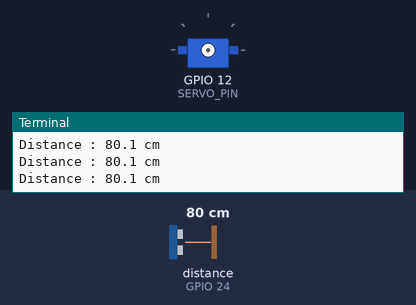
Recording of a program running on a simulated Raspberry Pi (BCM pin numbers). On the bench: servo, the last lines printed to the terminal. The inputs (shaded band) are chosen by the test bench; at power-on: distance to the obstacle (sensor on GPIO 24) 80 cm. The echo pulse lasts 58.3 µs per cm; servo angles are drawn from the pulse width (0.5 ms = 0°, 2.5 ms = 180°); the clock reads 2024-03-15 10:24:30 at power-on unless the program sets it.

Above: at 3.2 s.
3.3 s: distance to the obstacle (sensor on GPIO 24) set to 6 cm
4.8 s: distance to the obstacle (sensor on GPIO 24) set to 3 cm
At 6.6 s:
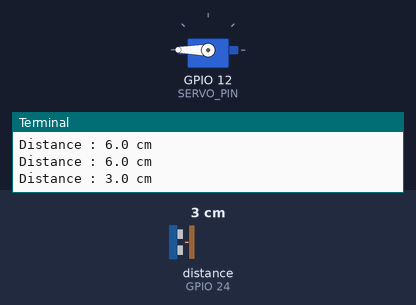
Timing chart, 0 to 13.8 s (numbered marks = the images above; inputs shaded):
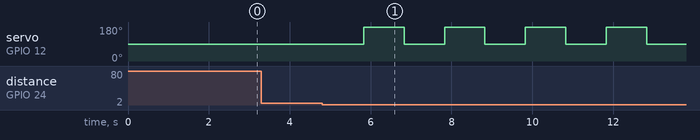

Measured:
- the behaviour switches between 5 and 4 cm on distance to the obstacle (sensor on GPIO 24) (found by bisection; images 0 and 1)
- after the input at 4.8 s, servo on GPIO 12 (SERVO_PIN): alternates 180° for 1.0 s and 90° for 1.0 s, starting after 1.0 s

The program:

01_ULTRA_MOTOR.py
```python
import RPi.GPIO as GPIO
import time

GPIO.setwarnings(False)
GPIO.setmode(GPIO.BCM)

DETECT = 5

SERVO_PIN = 12
TRGI = 23
ECHO = 24
print("Distance measurement with Ultrasonic")

GPIO.setup(TRGI, GPIO.OUT)
GPIO.setup(ECHO, GPIO.IN)
GPIO.setup(SERVO_PIN, GPIO.OUT)

# set servo strength
servo = GPIO.PWM(SERVO_PIN, 50)
servo.start(0)

GPIO.output(TRGI, False)
print("Waiting for sensor to settle")
time.sleep(2)

try:
    while True:
        GPIO.output(TRGI, True)
        time.sleep(0.00001)
        GPIO.output(TRGI, False)
        while GPIO.input(ECHO) == 0:
            start = time.time()
        while GPIO.input(ECHO) == 1:
            stop = time.time()
        check_time = stop - start
        distance = check_time*34300/2
        print("Distance : %.1f cm" %distance)

        if distance < DETECT :
            servo.ChangeDutyCycle(7.5)  #90
            time.sleep(1)
            servo.ChangeDutyCycle(12.5) #180
            time.sleep(1)
        else:
            time.sleep(0.4)

except KeyboardInterrupt:
    print("Measuremenet stopped by User")
    servo.stop()
    GPIO.cleanup()
```
